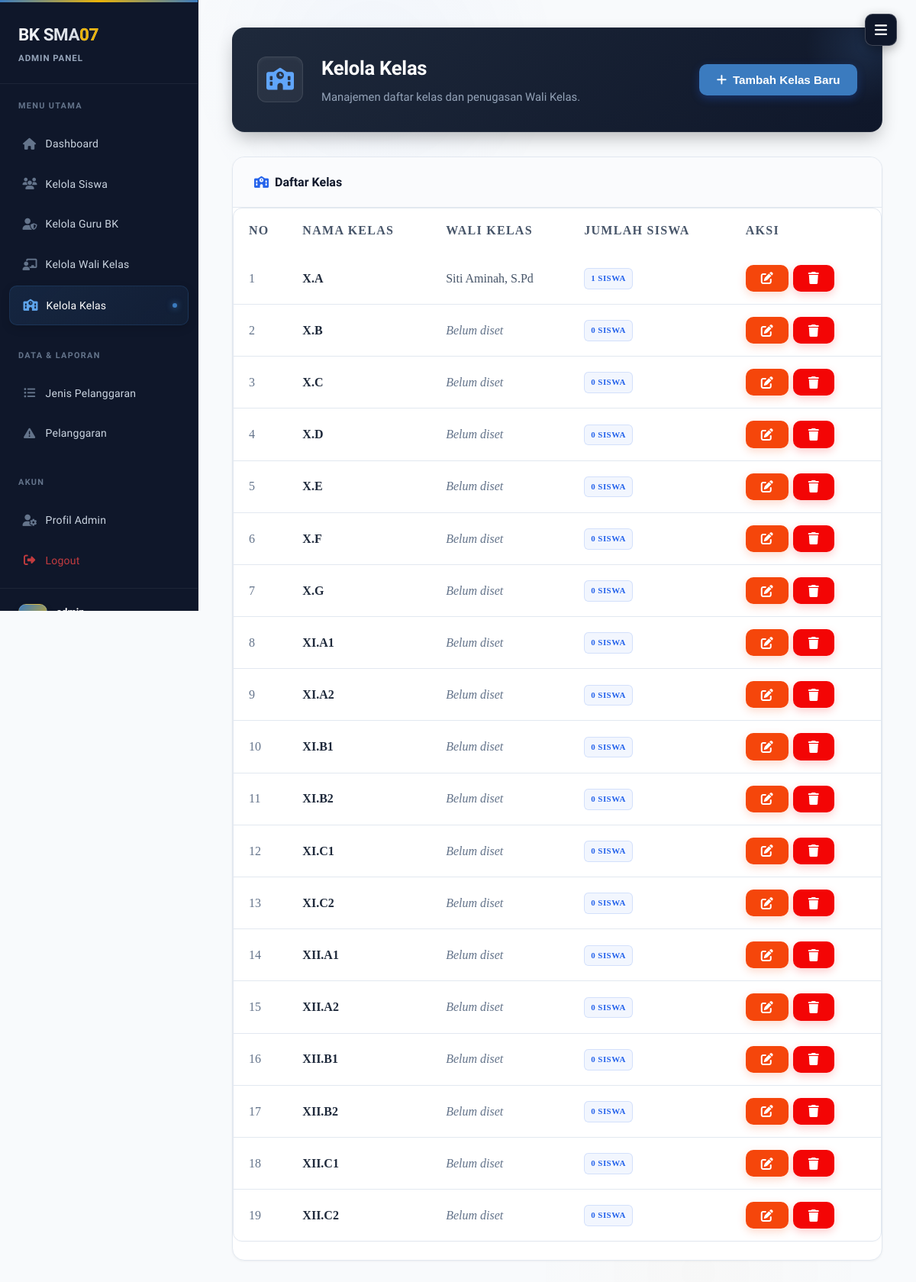
Screenshot of /admin/kelola_kelas.php (signed in) with the database file from the repository.
### tables this page shows
CREATE TABLE IF NOT EXISTS kelas (
    id            INT          NOT NULL AUTO_INCREMENT,
    nama_kelas    VARCHAR(20)  NOT NULL UNIQUE,
    wali_kelas_id INT                   DEFAULT NULL,

    PRIMARY KEY (id),
    UNIQUE KEY uq_kelas_walikelas (wali_kelas_id),
    CONSTRAINT fk_kelas_walikelas
        FOREIGN KEY (wali_kelas_id) REFERENCES guru(id) ON DELETE SET NULL
);

CREATE TABLE IF NOT EXISTS guru (
    id           INT           NOT NULL AUTO_INCREMENT,
    user_id      INT           NOT NULL,
    nip          VARCHAR(20)   NOT NULL UNIQUE,
    nama_lengkap VARCHAR(100)  NOT NULL,
    jabatan      ENUM('Guru BK', 'Wali Kelas') NOT NULL,

    PRIMARY KEY (id),
    CONSTRAINT fk_guru_user
        FOREIGN KEY (user_id) REFERENCES user(id) ON DELETE CASCADE
);

### admin/kelola_kelas.php (the view, shortened to what this page needs)
<?php
require_once '../config/koneksi.php';
$query_kelas = mysqli_query($koneksi, "
    SELECT k.*, g.nama_lengkap as nama_wali, (SELECT COUNT(*) FROM siswa s WHERE s.kelas_id = k.id) as jumlah_siswa
    FROM kelas k
    LEFT JOIN guru g ON k.wali_kelas_id = g.id
    ORDER BY k.nama_kelas ASC
");
?>
<!DOCTYPE html>
<html lang="id">
<head>
    <link rel="stylesheet" href="../assets/css/admin.css?v=<?php echo time(); ?>">
    <link rel="stylesheet" href="https://cdnjs.cloudflare.com/ajax/libs/font-awesome/6.4.0/css/all.min.css">
</head>
<body>
    <button class="mobile-toggle" id="mobile-toggle" aria-label="Toggle Menu"><i class="fas fa-bars"></i></button>
    <div class="sidebar">
        <div class="sidebar-header">
            <h3>BK SMA<span>07</span></h3>
            <p>Admin Panel</p>
        </div>
        <div class="sidebar-label">Menu Utama</div>
        <ul class="sidebar-menu">
            <li><a href="index.php"><i class="fas fa-home"></i> Dashboard</a></li>
            <li><a href="kelola_siswa.php"><i class="fas fa-users"></i> Kelola Siswa</a></li>
            <li><a href="kelola_guru_bk.php"><i class="fas fa-user-shield"></i> Kelola Guru BK</a></li>
            <li><a href="kelola_guru.php"><i class="fas fa-chalkboard-teacher"></i> Kelola Wali Kelas</a></li>
            <li><a href="kelola_kelas.php" class="active"><i class="fas fa-school"></i> Kelola Kelas</a></li>
        </ul>
        <div class="sidebar-label">Data & Laporan</div>
        <ul class="sidebar-menu">
            <li><a href="kelola_jenis_pelanggaran.php"><i class="fas fa-list-ul"></i> Jenis Pelanggaran</a></li>
            <li><a href="pelanggaran.php"><i class="fas fa-exclamation-triangle"></i> Pelanggaran</a></li>
        </ul>
        <div class="sidebar-label">Akun</div>
        <ul class="sidebar-menu">
            <li><a href="profil.php"><i class="fas fa-user-cog"></i> Profil Admin</a></li>
            <li><a href="../logout.php"><i class="fas fa-sign-out-alt"></i> Logout</a></li>
        </ul>
        <div class="sidebar-footer">
            <div class="avatar">
            </div>
            <div>
                <div class="user-name"><?php echo $_SESSION['username']; ?></div>
            </div>
        </div>
    </div>
    <div class="main-content">
        <div class="header" style="background: linear-gradient(135deg, #1e293b 0%, #0f172a 100%); padding: 2rem; border-radius: 16px; margin-bottom: 2rem; color: white; display: flex; align-items: center; justify-content: space-between; flex-wrap: wrap; gap: 1rem; box-shadow: 0 10px 25px -5px rgba(0, 0, 0, 0.3); border: 1px solid rgba(255,255,255,0.05); position: relative; overflow: hidden;">
            <div style="display: flex; align-items: center; gap: 1.5rem; position: relative; z-index: 1;">
                <div style="background: rgba(255,255,255,0.06); width: 60px; height: 60px; border-radius: 12px; display: flex; align-items: center; justify-content: center; border: 1px solid rgba(255,255,255,0.1); box-shadow: inset 0 2px 4px rgba(255,255,255,0.05);">
                    <i class="fas fa-school" style="font-size: 1.8rem; color: #60a5fa;"></i>
                </div>
                <div>
                    <h1 style="margin: 0 0 6px 0; font-size: 1.6rem; font-weight: 800; color: white; letter-spacing: -0.01em;">Kelola Kelas</h1>
                    <p style="margin: 0; color: #94a3b8; font-size: 0.925rem;">Manajemen daftar kelas dan penugasan Wali Kelas.</p>
                </div>
            </div>
            <button class="btn-tambah-utama" onclick="openModal('modalTambah')" id="btnTambahKelas" style="position: relative; z-index: 1;">
                <i class="fas fa-plus"></i> Tambah Kelas Baru
            </button>
        </div>
        <div class="data-card">
            <div class="data-card-header">
                <h2><i class="fas fa-school"></i> Daftar Kelas</h2>
            </div>
            <div class="table-responsive">
                <table>
                    <thead>
                        <tr>
                            <th>No</th>
                            <th>Nama Kelas</th>
                            <th>Wali Kelas</th>
                            <th>Jumlah Siswa</th>
                            <th>Aksi</th>
                        </tr>
                    </thead>
                    <tbody>
                        <?php $no = 1; while($row = mysqli_fetch_assoc($query_kelas)): ?>
                        <tr>
                            <td><span style="color:var(--text-muted);font-size:.8rem;"><?php echo $no++; ?></span></td>
                            <td><span style="font-weight:700;color:var(--text-primary);"><?php echo $row['nama_kelas']; ?></span></td>
                            <td>
                                <?php if($row['nama_wali']): ?>
                                    <span style="color:var(--text-secondary);"><?php echo $row['nama_wali']; ?></span>
                                <?php else: ?>
                                    <span style="color:var(--text-muted);font-style:italic;font-size:.82rem;">Belum diset</span>
                                <?php endif; ?>
                            </td>
                            <td>
                                <span class="badge badge-info"><?php echo $row['jumlah_siswa']; ?> Siswa</span>
                            </td>
                            <td>
                                <div style="display:flex;gap:6px;">
                                    <button class="btn btn-warning btn-sm btn-icon" onclick='editKelas(<?php echo htmlspecialchars(json_encode($row), ENT_QUOTES, "UTF-8"); ?>)' title="Edit">
                                        <i class="fas fa-edit"></i>
                                    </button>
                                    <a href="?hapus=<?php echo $row['id']; ?>" class="btn btn-danger btn-sm btn-icon" onclick="return confirm('Hapus kelas ini? Siswa di kelas ini akan menjadi tidak terdaftar kelas.')" title="Hapus">
                                        <i class="fas fa-trash"></i>
                                    </a>
                                </div>
                            </td>
                        </tr>
                        <?php endwhile; ?>
                    </tbody>
                </table>
            </div>
        </div>
    </div>
</body>
</html>

### rows the page displays
kelas: nama_kelas "X.A", wali_kelas.nama_lengkap "Siti Aminah, S.Pd", jumlah_siswa "1"
kelas: nama_kelas "X.B", shows "Belum diset", jumlah_siswa "0"
kelas: nama_kelas "X.C", shows "Belum diset", jumlah_siswa "0"
kelas: nama_kelas "X.D", shows "Belum diset", jumlah_siswa "0"
kelas: nama_kelas "X.E", shows "Belum diset", jumlah_siswa "0"
kelas: nama_kelas "X.F", shows "Belum diset", jumlah_siswa "0"
kelas: nama_kelas "X.G", shows "Belum diset", jumlah_siswa "0"
kelas: nama_kelas "XI.A1", shows "Belum diset", jumlah_siswa "0"
kelas: nama_kelas "XI.A2", shows "Belum diset", jumlah_siswa "0"
kelas: nama_kelas "XI.B1", shows "Belum diset", jumlah_siswa "0"
kelas: nama_kelas "XI.B2", shows "Belum diset", jumlah_siswa "0"
kelas: nama_kelas "XI.C1", shows "Belum diset", jumlah_siswa "0"
kelas: nama_kelas "XI.C2", shows "Belum diset", jumlah_siswa "0"
kelas: nama_kelas "XII.A1", shows "Belum diset", jumlah_siswa "0"
kelas: nama_kelas "XII.A2", shows "Belum diset", jumlah_siswa "0"
kelas: nama_kelas "XII.B1", shows "Belum diset", jumlah_siswa "0"
kelas: nama_kelas "XII.B2", shows "Belum diset", jumlah_siswa "0"
kelas: nama_kelas "XII.C1", shows "Belum diset", jumlah_siswa "0"
kelas: nama_kelas "XII.C2", shows "Belum diset", jumlah_siswa "0"
